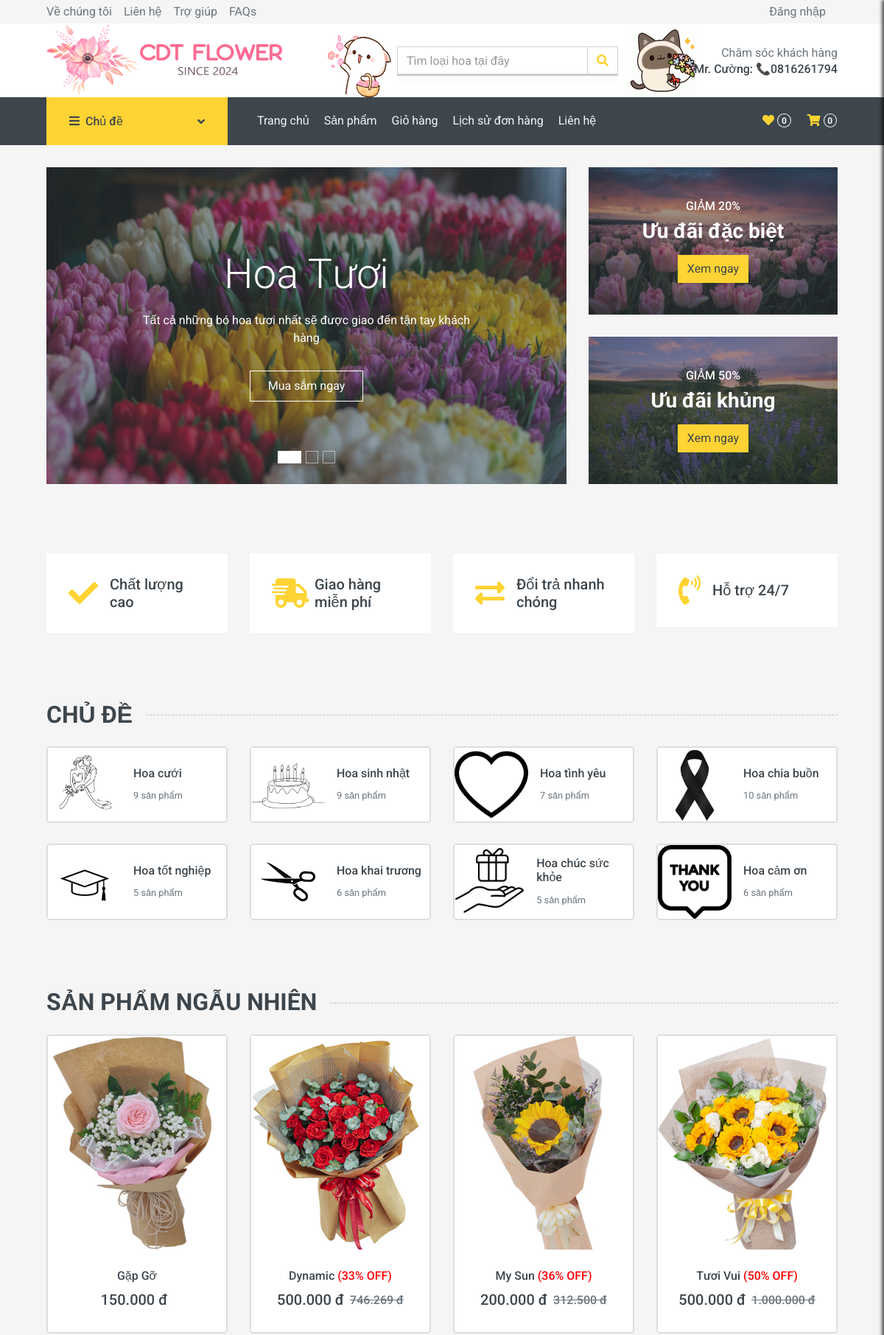
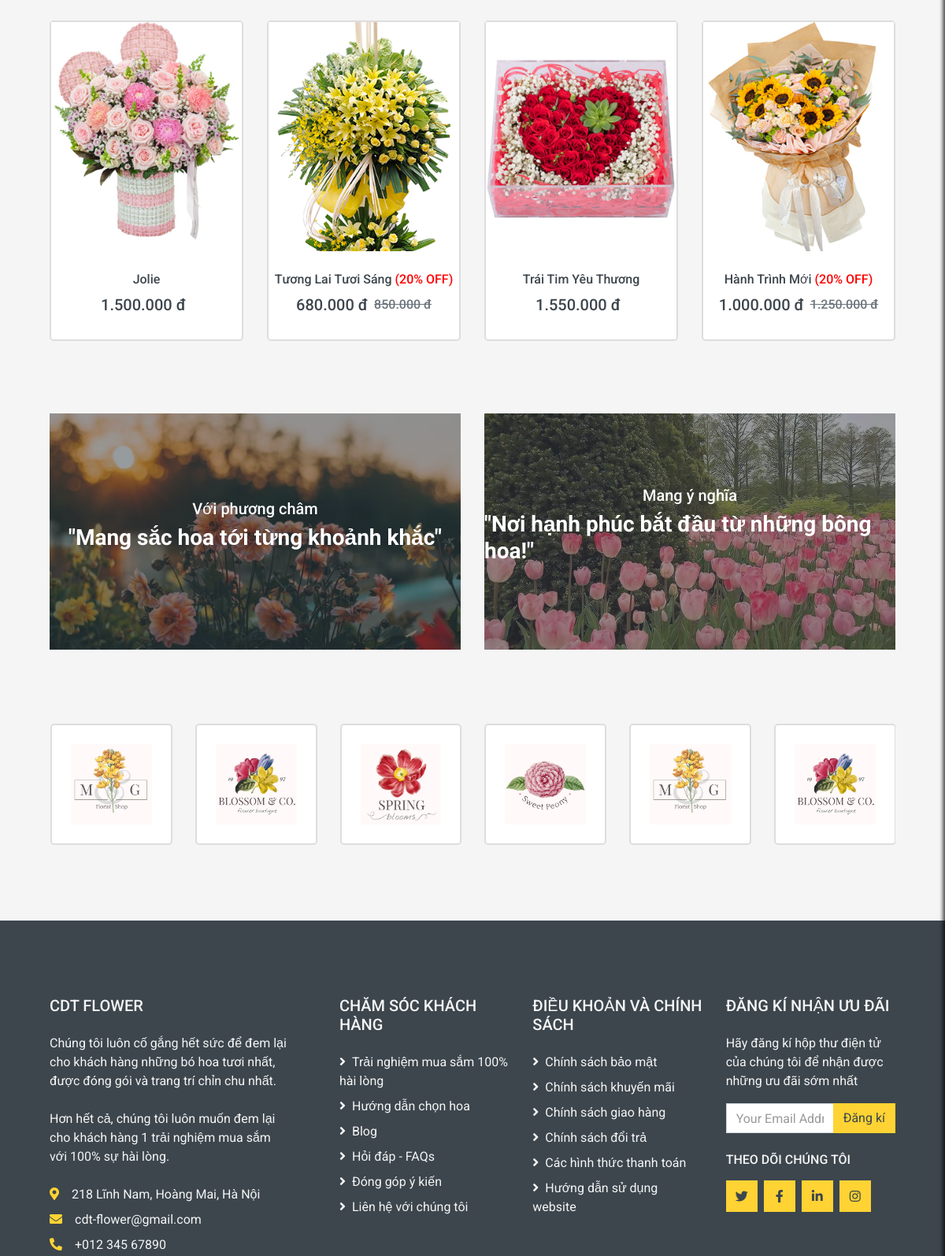
The page / (upper part) on the database its author committed (2 pictures, top to bottom).
### tables this page shows
CREATE TABLE `sanpham` (
  `MaSanPham` int(11) NOT NULL,
  `TenSanPham` varchar(200) NOT NULL,
  `MaDanhMuc` int(11) NOT NULL,
  `Mau` varchar(50) NOT NULL,
  `MoTa` text NOT NULL,
  `Gia` decimal(10,0) NOT NULL,
  `HinhAnh` varchar(200) NOT NULL,
  `TonKho` int(11) NOT NULL,
  `GiamGia` int(11) NOT NULL
);

### index.php (the view, shortened to what this page needs)
<?php require_once('header.php'); ?>
<div class="container-fluid mb-3">
    <div class="row px-xl-5">
        <div class="col-lg-8">
            <div id="header-carousel" class="carousel slide carousel-fade mb-30 mb-lg-0" data-ride="carousel">
                <ol class="carousel-indicators">
                    <li data-target="#header-carousel" data-slide-to="0" class="active"></li>
                    <li data-target="#header-carousel" data-slide-to="1"></li>
                    <li data-target="#header-carousel" data-slide-to="2"></li>
                </ol>
                <div class="carousel-inner">
                    <div class="carousel-item position-relative active" style="height: 430px;">
                        <img class="position-absolute w-100 h-100" src="img/anh_for_web/flower_to.webp" style="object-fit: cover;">
                        <div class="carousel-caption d-flex flex-column align-items-center justify-content-center">
                            <div class="p-3" style="max-width: 700px;">
                                <h1 class="display-4 text-white mb-3 animate__animated animate__fadeInDown">Hoa Tươi</h1>
                                <p class="mx-md-5 px-5 animate__animated animate__bounceIn">Tất cả những bó hoa tươi nhất sẽ được giao đến tận tay khách hàng</p>
                                <a class="btn btn-outline-light py-2 px-4 mt-3 animate__animated animate__fadeInUp" href="shop.php">Mua sắm ngay</a>
                            </div>
                        </div>
                    </div>
                </div>
            </div>
        </div>
        <div class="col-lg-4">
            <div class="product-offer mb-30" style="height: 200px;">
                <img class="img-fluid" src="img/anh_for_web/giam20.jpg" alt="">
                <div class="offer-text">
                    <h6 class="text-white text-uppercase">Giảm 20%</h6>
                    <h3 class="text-white mb-3">Ưu đãi đặc biệt</h3>
                    <a href="shop.php?discount=20" class="btn btn-primary">Xem ngay</a>
                </div>
            </div>
            <div class="product-offer mb-30" style="height: 200px;">
                <img class="img-fluid" src="img/anh_for_web/giam50.jpg" alt="">
                <div class="offer-text">
                    <h6 class="text-white text-uppercase">Giảm 50%</h6>
                    <h3 class="text-white mb-3">Ưu đãi khủng</h3>
                    <a href="shop.php?discount=50" class="btn btn-primary">Xem ngay</a>
                </div>
            </div>
        </div>
    </div>
</div>
<div class="container-fluid pt-5">
    <div class="row px-xl-5 pb-3">
        <div class="col-lg-3 col-md-6 col-sm-12 pb-1">
            <div class="d-flex align-items-center bg-light mb-4" style="padding: 30px;">
                <h1 class="xoay fa fa-check text-primary m-0 mr-3"></h1>
                <h5 class="font-weight-semi-bold m-0">Chất lượng cao</h5>
            </div>
        </div>
        <div class="col-lg-3 col-md-6 col-sm-12 pb-1">
            <div class="d-flex align-items-center bg-light mb-4" style="padding: 30px;">
                <h1 class="xoay fa fa-shipping-fast text-primary m-0 mr-2"></h1>
                <h5 class="font-weight-semi-bold m-0">Giao hàng miễn phí </h5>
            </div>
        </div>
        <div class="col-lg-3 col-md-6 col-sm-12 pb-1">
            <div class="d-flex align-items-center bg-light mb-4" style="padding: 30px;">
                <h1 class="xoay fas fa-exchange-alt text-primary m-0 mr-3"></h1>
                <h5 class="font-weight-semi-bold m-0">Đổi trả nhanh chóng</h5>
            </div>
        </div>
        <div class="col-lg-3 col-md-6 col-sm-12 pb-1">
            <div class="d-flex align-items-center bg-light mb-4" style="padding: 30px;">
                <h1 class="xoay fa fa-phone-volume text-primary m-0 mr-3"></h1>
                <h5 class="font-weight-semi-bold m-0">Hỗ trợ 24/7</h5>
            </div>
        </div>
    </div>
</div>
<?php
require_once('database/db_connect.php');
$danhmuc = [
    ["id" => 1, "name" => "Hoa cưới", "img" => "img/chude/cuoi.jpg"],
    ["id" => 2, "name" => "Hoa sinh nhật", "img" => "img/chude/sinhnhat.jpg"],
    ["id" => 3, "name" => "Hoa tình yêu", "img" => "img/chude/tinhyeu.jpg"],
    ["id" => 8, "name" => "Hoa chia buồn", "img" => "img/chude/chiabuon.jpg"],
    ["id" => 4, "name" => "Hoa tốt nghiệp", "img" => "img/chude/totnghiep.jpg"],
    ["id" => 5, "name" => "Hoa khai trương", "img" => "img/chude/khaitruong.jpg"],
    ["id" => 6, "name" => "Hoa chúc sức khỏe", "img" => "img/chude/chucsuckhoe.jpg"],
    ["id" => 7, "name" => "Hoa cảm ơn", "img" => "img/chude/camon.jpg"],
];
?>
<div class="container-fluid pt-5">
    <h2 class="section-title position-relative text-uppercase mx-xl-5 mb-4"><span class="bg-secondary pr-3">Chủ đề</span></h2>
    <div class="row px-xl-5 pb-3">
        <?php
        foreach ($danhmuc as $madanhmuc) {
            $sql = "SELECT count(*) as tong FROM sanpham WHERE MaDanhMuc = ?";
            $stmt = mysqli_prepare($conn, $sql);
            mysqli_stmt_bind_param($stmt, "i", $madanhmuc["id"]);
            mysqli_stmt_execute($stmt);
            mysqli_stmt_bind_result($stmt, $tong);
            ?>
            <div class="col-lg-3 col-md-4 col-sm-6 pb-1">
                <a class="text-decoration-none" href="shop.php?theme=<?php echo urlencode($madanhmuc['name']); ?>">
                    <div class="cat-item img-zoom d-flex align-items-center mb-4 border-black">
                        <div class="overflow-hidden" style="width: 100px; height: 100px;">
                            <img class="img-fluid" src="<?php echo $madanhmuc["img"]; ?>" alt="">
                        </div>
                        <div class="flex-fill pl-3">
                            <h6><?php echo $madanhmuc["name"]; ?></h6>
                            <small class="text-body"><?php echo $tong; ?> sản phẩm</small>
                        </div>
                    </div>
                </a>
            </div>
        <?php } ?>
    </div>
</div>
<div class="container-fluid pt-5 pb-3">
    <h2 class="section-title position-relative text-uppercase mx-xl-5 mb-4">
        <span class="bg-secondary pr-3">Sản phẩm ngẫu nhiên</span>
    </h2>
    <div class="row px-xl-5">
        <?php
        require_once('database/db_connect.php');
        $products = [];
        $sql = "SELECT * FROM sanpham ORDER BY RAND() LIMIT 8";
        $ketqua = mysqli_query($conn, $sql);
        while ($row = mysqli_fetch_row($ketqua)) {
            $products[] = $row;
        }
        for ($i = 0; $i < count($products); $i++) {
            ?>
            <div class="col-lg-3 col-md-4 col-sm-6 pb-1">
                <div class="product-item bg-light mb-4 border-black">
                    <div class="product-img position-relative overflow-hidden">
                        <img class="img-fluid w-100" src="<?php echo $products[$i][6]; ?>" alt="">
                        <div class="product-action">
                        </div>
                    </div>
                    <div class="text-center py-4">
                        <a class="h6 text-decoration-none text-truncate" href="detail.php?productName=<?php echo urlencode($products[$i][1]); ?>">
                            <?php echo $products[$i][1];
                            if (!empty($products[$i][8]) && $products[$i][8] > 0) {
                                echo '<span class="discount-badge"> (' . $products[$i][8] . '% OFF)</span>';
                            }
                            ?>
                        </a>
                        <div class="d-flex align-items-center justify-content-center mt-2">
                            <h5><?php echo number_format($products[$i][5], 0, ',', '.') . " đ"; ?></h5>
                            <h6 class="text-muted ml-2"><del>
                                <?php
                                        if ($products[$i][8] != 0) {
                                            $giachuagiam = $products[$i][5] / (1 - ($products[$i][8] / 100));
                                            echo "<del>" . number_format($giachuagiam, 0, ',', '.') . " đ</del>";
                                        }
                                    ?>
                                </del></h6>
                            </div>
                        </div>
                    </div>
                </div>
            <?php } ?>
        </div>
    </div>
    <div class="container-fluid pt-5 pb-3">
        <div class="row px-xl-5">
            <div class="col-md-6">
                <div class="product-offer mb-30" style="height: 300px;">
                    <img class="img-fluid" src="img/vuonhoa1.jpg" alt="">
                    <div class="offer-text">
                        <h5 class="text-white">Với phương châm</h5>
                        <h3 class="text-white mb-3">"Mang sắc hoa tới từng khoảnh khắc"</h3>
                    </div>
                </div>
            </div>
            <div class="col-md-6">
                <div class="product-offer mb-30" style="height: 300px;">
                    <img class="img-fluid" src="img/vuonhoa2.jpg" alt="">
                    <div class="offer-text">
                        <h5 class="text-white">Mang ý nghĩa</h5>
                        <h3 class="text-white mb-3">"Nơi hạnh phúc bắt đầu từ những bông hoa!"</h3>
                    </div>
                </div>
            </div>
        </div>
    </div>
    <div class="container-fluid py-5">
        <div class="row px-xl-5">
            <div class="col">
                <div class="owl-carousel vendor-carousel">
                    <div class="bg-light p-4 border-black">
                        <img src="img/dai_ly/vendor1.jpg" alt="">
                    </div>
                    <div class="bg-light p-4 border-black">
                        <img src="img/dai_ly/vendor2.jpg" alt="">
                    </div>
                    <div class="bg-light p-4 border-black">
                        <img src="img/dai_ly/vendor3.jpg" alt="">
                    </div>
                    <div class="bg-light p-4 border-black">
                        <img src="img/dai_ly/vendor4.jpg" alt="">
                    </div>
                </div>
            </div>
        </div>
    </div>
    <?php include 'footer.php'; ?>
</body>
</html>

### header.php (style rules this page uses)
button, a { cursor: url('img/boahoa.png'), auto; }

### index.php (style rules this page uses)
.xoay { transition: transform 0.5s; }
.discount-badge { color: red; animation: blink 0.5s step-start infinite; }
.border-black { border: 2px solid #DDDDDD; border-radius: 5px; }

### rows shown on the page
sanpham: shows a picture, TenSanPham "Gặp Gỡ", Gia "150.000"
sanpham: shows a picture, TenSanPham "Dynamic", GiamGia "33", Gia "500.000", giachuagiam "746.269"
sanpham: shows a picture, TenSanPham "My Sun", GiamGia "36", Gia "200.000", giachuagiam "312.500"
sanpham: shows a picture, TenSanPham "Tươi Vui", GiamGia "50", Gia "500.000", giachuagiam "1.000.000"
sanpham: shows a picture, TenSanPham "Jolie", Gia "1.500.000"
sanpham: shows a picture, TenSanPham "Tương Lai Tươi Sáng", GiamGia "20", Gia "680.000", giachuagiam "850.000"
sanpham: shows a picture, TenSanPham "Trái Tim Yêu Thương", Gia "1.550.000"
sanpham: shows a picture, TenSanPham "Hành Trình Mới", GiamGia "20", Gia "1.000.000", giachuagiam "1.250.000"

### other values the page prints
$tong_so_luong "0"
count($maSP_giohang) "0"
$madanhmuc["name"] "Hoa cưới"
$tong "9"
$madanhmuc["name"] "Hoa sinh nhật"
$madanhmuc["name"] "Hoa tình yêu"
$tong "7"
$madanhmuc["name"] "Hoa chia buồn"
$tong "10"
$madanhmuc["name"] "Hoa tốt nghiệp"
$tong "5"
$madanhmuc["name"] "Hoa khai trương"
$tong "6"
$madanhmuc["name"] "Hoa chúc sức khỏe"
$madanhmuc["name"] "Hoa cảm ơn"
